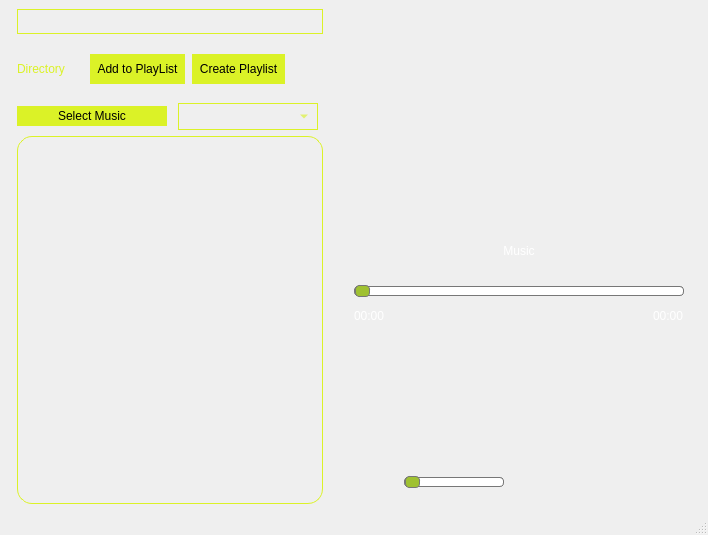
<?xml version="1.0" encoding="UTF-8"?>
<ui version="4.0">
 <class>MainWindow</class>
 <widget class="QMainWindow" name="MainWindow">
  <property name="geometry">
   <rect>
    <x>0</x>
    <y>0</y>
    <width>708</width>
    <height>535</height>
   </rect>
  </property>
  <property name="windowTitle">
   <string>MainWindow</string>
  </property>
  <property name="styleSheet">
   <string notr="true"/>
  </property>
  <widget class="QWidget" name="centralwidget">
   <layout class="QHBoxLayout" name="horizontalLayout">
    <item>
     <layout class="QVBoxLayout" name="verticalLayout">
      <property name="rightMargin">
       <number>10</number>
      </property>
      <item>
       <layout class="QVBoxLayout" name="verticalLayout_3">
        <property name="leftMargin">
         <number>8</number>
        </property>
        <item>
         <widget class="QTextEdit" name="textEdit">
          <property name="sizePolicy">
           <sizepolicy hsizetype="Minimum" vsizetype="Minimum">
            <horstretch>0</horstretch>
            <verstretch>0</verstretch>
           </sizepolicy>
          </property>
          <property name="maximumSize">
           <size>
            <width>800</width>
            <height>25</height>
           </size>
          </property>
          <property name="styleSheet">
           <string notr="true">QTextEdit {
    background-color: transparent;
    color: rgb(219, 242, 39);
	padding-left:3px;
    border: 1px solid #DBF227;
    radius: 15px;
}

QScrollBar:vertical {
    width: 0px;
}</string>
          </property>
         </widget>
        </item>
        <item>
         <layout class="QHBoxLayout" name="horizontalLayout_2">
          <property name="spacing">
           <number>7</number>
          </property>
          <property name="topMargin">
           <number>14</number>
          </property>
          <property name="bottomMargin">
           <number>13</number>
          </property>
          <item>
           <widget class="QLabel" name="label_3">
            <property name="minimumSize">
             <size>
              <width>66</width>
              <height>0</height>
             </size>
            </property>
            <property name="maximumSize">
             <size>
              <width>110</width>
              <height>200</height>
             </size>
            </property>
            <property name="styleSheet">
             <string notr="true">QLabel{
	font: 700 12pt &quot;TT Norms Pro&quot;;
	color: rgb(219, 242, 39);
	background-color : transparent;
	border: none
}
</string>
            </property>
            <property name="text">
             <string>Directory</string>
            </property>
           </widget>
          </item>
          <item>
           <widget class="QPushButton" name="addToPlaylistButton">
            <property name="styleSheet">
             <string notr="true">QPushButton{
	font: 700 12 &quot;TT Norms Pro&quot;;
	color:black;
	border:none;
	radius: 20px;
	padding-right:7px;
	padding-left:7px;	height:30px;	
	background-color:#DBF227;
}</string>
            </property>
            <property name="text">
             <string>Add to PlayList</string>
            </property>
           </widget>
          </item>
          <item>
           <widget class="QPushButton" name="create_new_playlist">
            <property name="styleSheet">
             <string notr="true">QPushButton{
	font: 700 12 &quot;TT Norms Pro&quot;;
	color:black;
	border:none;
	radius: 20px;
	padding-right:7px;
	padding-left:7px;
	margin-right:11px;
	height:30px;	
	background-color:#DBF227;
}</string>
            </property>
            <property name="text">
             <string>Create Playlist</string>
            </property>
           </widget>
          </item>
          <item alignment="Qt::AlignVCenter">
           <widget class="QPushButton" name="refreshButton">
            <property name="maximumSize">
             <size>
              <width>20</width>
              <height>20</height>
             </size>
            </property>
            <property name="styleSheet">
             <string notr="true">QPushButton {
    background-color: transparent;
    border: none;
	padding-left:5px;
	padding-right:5px;
	padding-top: 5px;
	padding-bottom:5px;
    transition: border 0.15s;
	border-radius:8px;
}

QPushButton:hover {
    background-color: rgba(255, 255, 255, 0.1);
    backdrop-filter: blur(7px);
    box-shadow: 5px 3px 10px 5px #dbf227;
}
QPushButton:checked{
    background-color: rgba(255, 255, 255, 0.1);
    backdrop-filter: blur(7px);
    box-shadow: 5px 3px 10px 5px #dbf227;
}
</string>
            </property>
            <property name="text">
             <string/>
            </property>
            <property name="iconSize">
             <size>
              <width>13</width>
              <height>13</height>
             </size>
            </property>
           </widget>
          </item>
         </layout>
        </item>
        <item>
         <layout class="QHBoxLayout" name="horizontalLayout_7">
          <property name="topMargin">
           <number>0</number>
          </property>
          <item>
           <widget class="QPushButton" name="pushButton">
            <property name="styleSheet">
             <string notr="true">QPushButton{
	font: 700 12 &quot;TT Norms Pro&quot;;
	color:black;
	border:none;
	radius: 20px;
	padding-right:7px;
	padding-left:7px;	height:20px;	
	background-color:#DBF227;
}</string>
            </property>
            <property name="text">
             <string>Select Music</string>
            </property>
           </widget>
          </item>
          <item>
           <widget class="QComboBox" name="playlist_dropdown_menu">
            <property name="styleSheet">
             <string notr="true">QComboBox {
	radius:20px;
	height:25px;
	margin-left :5px;
	margin-right :5px;
	padding-left:8px;
	background-color:transparent;
	border:1px solid #DBF227;
 	color: #DBF227; 
}
QComboBox::down-arrow {
    color: #DBF227; /* Color of the arrow */
}</string>
            </property>
           </widget>
          </item>
         </layout>
        </item>
        <item>
         <widget class="QListWidget" name="listWidget">
          <property name="sizePolicy">
           <sizepolicy hsizetype="Preferred" vsizetype="Expanding">
            <horstretch>0</horstretch>
            <verstretch>0</verstretch>
           </sizepolicy>
          </property>
          <property name="styleSheet">
           <string notr="true">QListView {
    background-color: transparent;
    font-size: 13pt;
    font: 700 9pt &quot;TT Norms Pro&quot;;
    border: 1px solid #DBF227;
    border-radius: 15px;
	padding-top:10px;
	padding-left:10px;
}

QListView::item {
    background-color: transparent;
    margin-bottom: 6px;
    color: white;
}
QListWidget::item:selected { 
	color:#042940;
	background-color: yellow; 
}

/* Scrollbar Styles */
QScrollBar:vertical {
    border: none;
    background: transparent;
    width: 10px; /* Width of the scrollbar */
    margin: 16px 0 16px 0;
    border-radius: 4px;
}

QScrollBar::handle:vertical {
    background-color: #DBF227; /* Color of the scrollbar handle */
    min-height: 20px;
    border-radius: 4px;
}

QScrollBar::add-line:vertical {
    height: 16px;
    subcontrol-position: bottom;
    subcontrol-origin: margin;
}

QScrollBar::sub-line:vertical {
    height: 16px;
    subcontrol-position: top;
    subcontrol-origin: margin;
}
QScrollBar:horizontal {
    border: none;
    background: transparent;
    height: 10px; /* Height of the scrollbar */
    margin: 0 16px 0 16px;
    border-radius: 4px;
}

QScrollBar::handle:horizontal {
    background-color: #DBF227; /* Color of the scrollbar handle */
    min-width: 20px;
    border-radius: 4px;
}

QScrollBar::add-line:horizontal {
    width: 16px;
    subcontrol-position: right;
    subcontrol-origin: margin;
}

QScrollBar::sub-line:horizontal {
    width: 16px;
    subcontrol-position: left;
    subcontrol-origin: margin;
}</string>
          </property>
         </widget>
        </item>
       </layout>
      </item>
     </layout>
    </item>
    <item>
     <layout class="QVBoxLayout" name="verticalLayout_12">
      <property name="spacing">
       <number>10</number>
      </property>
      <property name="sizeConstraint">
       <enum>QLayout::SetDefaultConstraint</enum>
      </property>
      <property name="leftMargin">
       <number>15</number>
      </property>
      <property name="topMargin">
       <number>10</number>
      </property>
      <property name="rightMargin">
       <number>15</number>
      </property>
      <item>
       <layout class="QVBoxLayout" name="verticalLayout_14">
        <property name="sizeConstraint">
         <enum>QLayout::SetDefaultConstraint</enum>
        </property>
        <property name="leftMargin">
         <number>2</number>
        </property>
        <property name="bottomMargin">
         <number>15</number>
        </property>
        <item alignment="Qt::AlignHCenter|Qt::AlignVCenter">
         <widget class="QPushButton" name="AlbumPlaceHolder">
          <property name="sizePolicy">
           <sizepolicy hsizetype="Fixed" vsizetype="Expanding">
            <horstretch>0</horstretch>
            <verstretch>0</verstretch>
           </sizepolicy>
          </property>
          <property name="minimumSize">
           <size>
            <width>200</width>
            <height>200</height>
           </size>
          </property>
          <property name="maximumSize">
           <size>
            <width>250</width>
            <height>250</height>
           </size>
          </property>
          <property name="layoutDirection">
           <enum>Qt::LeftToRight</enum>
          </property>
          <property name="styleSheet">
           <string notr="true">QPushButton {
    width: 150px;
    height: 150px;
    border-radius: 10px
	background-color: transparent;
	border:none;
    padding: 6px;
}</string>
          </property>
          <property name="text">
           <string/>
          </property>
          <property name="flat">
           <bool>false</bool>
          </property>
         </widget>
        </item>
       </layout>
      </item>
      <item>
       <layout class="QVBoxLayout" name="verticalLayout_13">
        <property name="spacing">
         <number>3</number>
        </property>
        <property name="topMargin">
         <number>0</number>
        </property>
        <item alignment="Qt::AlignHCenter|Qt::AlignTop">
         <widget class="QLabel" name="label">
          <property name="maximumSize">
           <size>
            <width>16777215</width>
            <height>30</height>
           </size>
          </property>
          <property name="styleSheet">
           <string notr="true">QLabel{
	font: 700 12pt &quot;TT Norms Pro&quot;;
	color:white;
	background-color : transparent;
	border: none;
	marquee: true
}</string>
          </property>
          <property name="text">
           <string>Music</string>
          </property>
          <property name="textFormat">
           <enum>Qt::RichText</enum>
          </property>
          <property name="alignment">
           <set>Qt::AlignCenter</set>
          </property>
         </widget>
        </item>
        <item>
         <widget class="QSlider" name="seekbar_slider">
          <property name="sizePolicy">
           <sizepolicy hsizetype="Preferred" vsizetype="Fixed">
            <horstretch>0</horstretch>
            <verstretch>0</verstretch>
           </sizepolicy>
          </property>
          <property name="styleSheet">
           <string notr="true">QSlider::groove:horizontal {
    border: 1px solid #999;
    background: #f0f0f0;
    height: 8px;
    border-radius: 4px;
}

QSlider::sub-page:horizontal {
    background: qlineargradient(x1: 0, y1: 0, x2: 0, y2: 1,
                                stop: 0 #9FC131, stop: 1 #DBF227);
    border: 1px solid #777;
    height: 8px;
    border-radius: 4px;
}

QSlider::add-page:horizontal {
    background: #fff;
    border: 1px solid #777;
    height: 8px;
    border-radius: 4px;
}

QSlider::handle:horizontal {
    background: #9FC131;
    border: 1px solid #777;
    width: 13px;
    margin-top: -2px;
    margin-bottom: -2px;
    border-radius: 4px;
}

QSlider::handle:horizontal:hover {
    background: #DBF227;
    border: 1px solid #444;
    border-radius: 4px;
}

QSlider::sub-page:horizontal:disabled {
    background: #bbb;
    border-color: #999;
}

QSlider::add-page:horizontal:disabled {
    background: #eee;
    border-color: #999;
}

QSlider::handle:horizontal:disabled {
    background: #eee;
    border: 1px solid #aaa;
    border-radius: 4px;
}
QSlider{
	background-color:transparent;
	MARGIN-TOP:10px;
	border:none
}</string>
          </property>
          <property name="orientation">
           <enum>Qt::Horizontal</enum>
          </property>
         </widget>
        </item>
        <item>
         <layout class="QHBoxLayout" name="horizontalLayout_5">
          <item alignment="Qt::AlignLeft">
           <widget class="QLabel" name="currentSongLabel">
            <property name="styleSheet">
             <string notr="true">QLabel{
	background-color : transparent;
	font: 8pt &quot;TT Norms Pro&quot;;
	color:white;
	border: none
}</string>
            </property>
            <property name="text">
             <string>00:00</string>
            </property>
           </widget>
          </item>
          <item alignment="Qt::AlignRight">
           <widget class="QLabel" name="songLengthLabel">
            <property name="styleSheet">
             <string notr="true">QLabel{
	background-color : transparent;
	font: 8pt &quot;TT Norms Pro&quot;;
	color:white;
	border: none
}</string>
            </property>
            <property name="text">
             <string>00:00</string>
            </property>
           </widget>
          </item>
         </layout>
        </item>
       </layout>
      </item>
      <item>
       <layout class="QHBoxLayout" name="horizontalLayout_6">
        <property name="spacing">
         <number>10</number>
        </property>
        <property name="leftMargin">
         <number>10</number>
        </property>
        <property name="topMargin">
         <number>20</number>
        </property>
        <property name="rightMargin">
         <number>10</number>
        </property>
        <property name="bottomMargin">
         <number>30</number>
        </property>
        <item>
         <widget class="QPushButton" name="shuffle_button">
          <property name="minimumSize">
           <size>
            <width>0</width>
            <height>0</height>
           </size>
          </property>
          <property name="maximumSize">
           <size>
            <width>50</width>
            <height>16777215</height>
           </size>
          </property>
          <property name="styleSheet">
           <string notr="true">QPushButton {
    background-color: transparent;
    margin-left: 10px;
    border: none;
	padding-left:2px;
	padding-right:2px;
	padding-top: 2px;
	padding-bottom:2px;
    transition: border 0.15s;
}

QPushButton:hover {
    background-color: rgba(255, 255, 255, 0.1);
    backdrop-filter: blur(10px);
    box-shadow: 0 0 10px 5px #dbf227;
}
QPushButton:checked{
    background-color: rgba(255, 255, 255, 0.1);
    backdrop-filter: blur(10px);
    box-shadow: 0 0 10px 5px #dbf227;
}
</string>
          </property>
          <property name="text">
           <string/>
          </property>
         </widget>
        </item>
        <item>
         <widget class="QPushButton" name="backButton">
          <property name="maximumSize">
           <size>
            <width>80</width>
            <height>80</height>
           </size>
          </property>
          <property name="styleSheet">
           <string notr="true">QPushButton{
	background-color:transparent;
	margin-left:13px;
	border: none;
}</string>
          </property>
          <property name="text">
           <string/>
          </property>
         </widget>
        </item>
        <item>
         <widget class="QPushButton" name="pushButton_6">
          <property name="maximumSize">
           <size>
            <width>100</width>
            <height>100</height>
           </size>
          </property>
          <property name="focusPolicy">
           <enum>Qt::StrongFocus</enum>
          </property>
          <property name="styleSheet">
           <string notr="true">QPushButton{
	background-color:transparent;
	margin-right:5px;
	margin-left:5px;
	border: none;
}</string>
          </property>
          <property name="text">
           <string/>
          </property>
         </widget>
        </item>
        <item>
         <widget class="QPushButton" name="forwButton">
          <property name="maximumSize">
           <size>
            <width>80</width>
            <height>80</height>
           </size>
          </property>
          <property name="styleSheet">
           <string notr="true">QPushButton{
	background-color:transparent;
	margin-right:13px;
	border: none
}</string>
          </property>
          <property name="text">
           <string/>
          </property>
         </widget>
        </item>
        <item>
         <widget class="QPushButton" name="repeatButton">
          <property name="sizePolicy">
           <sizepolicy hsizetype="Minimum" vsizetype="Fixed">
            <horstretch>0</horstretch>
            <verstretch>0</verstretch>
           </sizepolicy>
          </property>
          <property name="minimumSize">
           <size>
            <width>0</width>
            <height>0</height>
           </size>
          </property>
          <property name="maximumSize">
           <size>
            <width>50</width>
            <height>16777215</height>
           </size>
          </property>
          <property name="styleSheet">
           <string notr="true">QPushButton {
    background-color: transparent;
    border: none;
	padding-left:2px;
	padding-right:2px;
	padding-top: 3px;
	margin-right:10px;
	padding-bottom:3px;
    transition: border 0.15s;
}

QPushButton:hover {
    background-color: rgba(255, 255, 255, 0.1);
    backdrop-filter: blur(10px);
    box-shadow: 0 0 10px 5px #dbf227;
}
QPushButton:checked{
    background-color: rgba(255, 255, 255, 0.1);
    backdrop-filter: blur(10px);
    box-shadow: 0 0 10px 5px #dbf227;
}
</string>
          </property>
          <property name="text">
           <string/>
          </property>
          <property name="iconSize">
           <size>
            <width>16</width>
            <height>16</height>
           </size>
          </property>
         </widget>
        </item>
       </layout>
      </item>
      <item>
       <layout class="QHBoxLayout" name="horizontalLayout_3">
        <property name="spacing">
         <number>0</number>
        </property>
        <property name="sizeConstraint">
         <enum>QLayout::SetMaximumSize</enum>
        </property>
        <property name="leftMargin">
         <number>0</number>
        </property>
        <property name="topMargin">
         <number>9</number>
        </property>
        <property name="rightMargin">
         <number>180</number>
        </property>
        <property name="bottomMargin">
         <number>10</number>
        </property>
        <item alignment="Qt::AlignBottom">
         <widget class="QPushButton" name="volume_button">
          <property name="sizePolicy">
           <sizepolicy hsizetype="Fixed" vsizetype="Fixed">
            <horstretch>0</horstretch>
            <verstretch>0</verstretch>
           </sizepolicy>
          </property>
          <property name="maximumSize">
           <size>
            <width>50</width>
            <height>16777215</height>
           </size>
          </property>
          <property name="styleSheet">
           <string notr="true">QPushButton {
    background-color: transparent;
    border: none;
	padding-top: 2px;
	padding-bottom:2px;
    transition: border 0.15s;
	margin-right:15px;
	margin-left:5px;
}

QPushButton:hover {
    background-color: rgba(255, 255, 255, 0.1);
    backdrop-filter: blur(10px);
    box-shadow: 0 0 10px 5px #dbf227;
}
QPushButton:checked{
    background-color: rgba(255, 255, 255, 0.1);
    backdrop-filter: blur(10px);
    box-shadow: 0 0 10px 5px #dbf227;
}
</string>
          </property>
          <property name="text">
           <string/>
          </property>
          <property name="iconSize">
           <size>
            <width>25</width>
            <height>25</height>
           </size>
          </property>
         </widget>
        </item>
        <item>
         <layout class="QHBoxLayout" name="horizontalLayout_8">
          <property name="sizeConstraint">
           <enum>QLayout::SetDefaultConstraint</enum>
          </property>
          <property name="leftMargin">
           <number>0</number>
          </property>
          <property name="topMargin">
           <number>9</number>
          </property>
          <property name="rightMargin">
           <number>0</number>
          </property>
          <property name="bottomMargin">
           <number>4</number>
          </property>
          <item alignment="Qt::AlignBottom">
           <widget class="QSlider" name="volumesilder">
            <property name="styleSheet">
             <string notr="true">QSlider::groove:horizontal {
    border: 1px solid #999;
    background: #f0f0f0;
    height: 8px;
    border-radius: 4px;
}

QSlider::sub-page:horizontal {
    background: qlineargradient(x1: 0, y1: 0, x2: 0, y2: 1,
                                stop: 0 #9FC131, stop: 1 #DBF227);
    border: 1px solid #777;
    height: 8px;
    border-radius: 4px;
}

QSlider::add-page:horizontal {
    background: #fff;
    border: 1px solid #777;
    height: 8px;
    border-radius: 4px;
}

QSlider::handle:horizontal {
    background: #9FC131;
    border: 1px solid #777;
    width: 13px;
    margin-top: -2px;
    margin-bottom: -2px;
    border-radius: 4px;
}

QSlider::handle:horizontal:hover {
    background: #DBF227;
    border: 1px solid #444;
    border-radius: 4px;
}

QSlider::sub-page:horizontal:disabled {
    background: #bbb;
    border-color: #999;
}

QSlider::add-page:horizontal:disabled {
    background: #eee;
    border-color: #999;
}

QSlider::handle:horizontal:disabled {
    background: #eee;
    border: 1px solid #aaa;
    border-radius: 4px;
}
QSlider{
	background-color:transparent;
	border:none
}</string>
            </property>
            <property name="orientation">
             <enum>Qt::Horizontal</enum>
            </property>
           </widget>
          </item>
         </layout>
        </item>
       </layout>
      </item>
     </layout>
    </item>
   </layout>
  </widget>
  <widget class="QMenuBar" name="menubar">
   <property name="geometry">
    <rect>
     <x>0</x>
     <y>0</y>
     <width>708</width>
     <height>22</height>
    </rect>
   </property>
  </widget>
  <widget class="QStatusBar" name="statusbar"/>
 </widget>
 <resources/>
 <connections/>
</ui>
